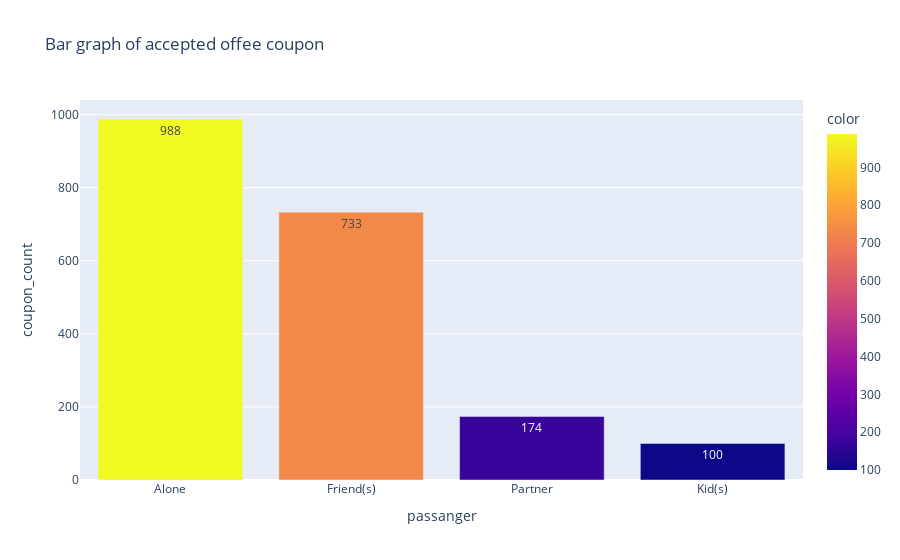

Here is the notebook cell this chart was saved with:
### Markdown cell above
Seems like its acceptance and rejection for coffee is almost the same.

### Code cell
#how does accepted coupon usage change with passenger type?

value_counts = ch_df_accepted['passanger'].value_counts()
coupon_barplot = px.bar(value_counts, color=value_counts, text=value_counts, title = 'Bar graph of accepted offee coupon')
coupon_barplot.update_layout(yaxis_title="coupon_count")

### Figure 1 — Plotly figure (JSON) as saved in the notebook; plotly's stock layout.template omitted (floating-point values rounded to 4 significant figures)
{"data": [{"alignmentgroup": "True", "hovertemplate": "passanger=%{x}<br>value=%{y}<br>text=%{text}<br>color=%{marker.color}<extra></extra>", "legendgroup": "", "marker": {"color": [988, 733, 174, 100], "coloraxis": "coloraxis", "pattern": {"shape": ""}}, "name": "", "offsetgroup": "", "orientation": "v", "showlegend": false, "text": [988, 733, 174, 100], "textposition": "auto", "type": "bar", "x": ["Alone", "Friend(s)", "Partner", "Kid(s)"], "xaxis": "x", "y": [988, 733, 174, 100], "yaxis": "y"}], "layout": {"barmode": "relative", "coloraxis": {"colorbar": {"title": {"text": "color"}}, "colorscale": [[0, "#0d0887"], [0.1111, "#46039f"], [0.2222, "#7201a8"], [0.3333, "#9c179e"], [0.4444, "#bd3786"], [0.5556, "#d8576b"], [0.6667, "#ed7953"], [0.7778, "#fb9f3a"], [0.8889, "#fdca26"], [1, "#f0f921"]]}, "legend": {"tracegroupgap": 0}, "title": {"text": "Bar graph of accepted offee coupon"}, "xaxis": {"anchor": "y", "domain": [0, 1], "title": {"text": "passanger"}}, "yaxis": {"anchor": "x", "domain": [0, 1], "title": {"text": "coupon_count"}}}}
